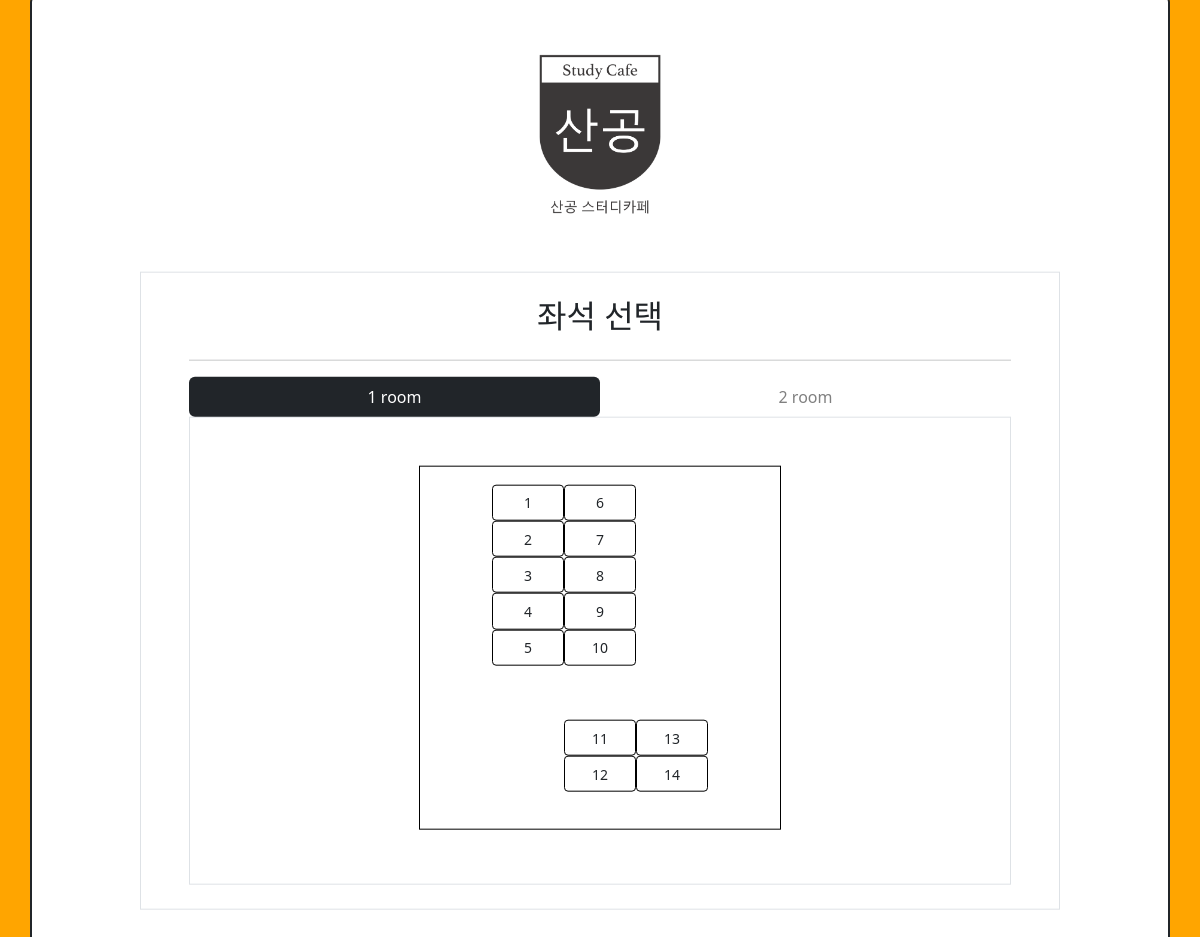
The app's page /seat.php (signed in) with its own data.
### tables this page shows
create table P_ROOM(
Room_id int auto_increment primary key,
`Name` varchar(20) not null,
Width int not null,
Height int not null,
constraint Width_ck check(Width>0 and Width<=100),
constraint Height_ck check(Height>0 and Height<=100)
);

create table P_SEAT( 
Seat_id int auto_increment primary key,
Room_id int not null,
Width int not null,
Height int not null,
X int not null,
Y int not null,
constraint seat_FK foreign key(Room_id)
references P_ROOM(Room_id),
constraint X_ck check(X>=0 and X<=100),
constraint Y_ck check(Y>=0 and Y<=100)
);

### seat.php (the view, shortened to what this page needs)
<?php
$ticket_type=$_GET['ticket_type'];
$ticket_id=$_GET['ticket_id'];
?>
<!DOCTYPE html>
<html lang="ko">
<head>
  <link href="https://cdn.jsdelivr.net/npm/bootstrap@5.2.3/dist/css/bootstrap.min.css" rel="stylesheet">
  <link rel="stylesheet" href="https://cdn.jsdelivr.net/npm/bootstrap-icons@1.7.1/font/bootstrap-icons.css">
  <link rel="stylesheet" href="styles/style.css">
  <link rel="stylesheet" href="styles/seat.css">
</head>
<body>
  <div class="container-sm center">
    <img src="images/logo.png" id="logo">
    <div class="justify-content-center border py-4 px-5 m-5">
      <h2 class="text-center mb-4">좌석 선택</h2>
      <hr />
      <ul class="nav nav-pills nav-justified" id="pills-tab" role="tablist">
      <?php
      try {
        $mysqli = connect();
        $query = "SELECT DISTINCT * FROM P_ROOM;";
        $res = mysqli_query($mysqli, $query);
        $rows_room = $res->fetch_all(MYSQLI_ASSOC);
        $active='active';
        foreach ($rows_room as $row){
          $room_id = $row['Room_id'];
          $name = $row['Name'];
          echo "
          <li class='col nav-item $active' role='presentation'>
            <button class='nav-link $active' data-bs-toggle='pill' data-bs-target='#pills-$room_id'
            type='button' role='tab' aria-controls='pills-$room_id'>$name</button>
          </li>
          ";
          $active='';
        }
      } catch (Exception $e){
        echo $query;
        echo $e;
      }
      ?>
      </ul>
      <div class="tab-content text-center border p-5" id="pills-tabContent">
        <?php
        $active='active';
          foreach ($rows_room as $row_room){
            $room_id = $row_room['Room_id'];
            $room_width = $row_room['Width'];
            $room_height = $row_room['Height'];
            try {
            $query = "SELECT * FROM P_SEAT WHERE Room_id=$room_id;";
            $res = mysqli_query($mysqli, $query);
            $rows_seat = $res->fetch_all(MYSQLI_ASSOC);
            echo "<div class='tab-pane fade show $active' id='pills-$room_id' role='tabpanel'>
            <div class='room' style='width: $room_width%; padding-bottom:$room_height%;'>";
            foreach ($rows_seat as $row){
              $seat_id = $row['Seat_id'];
              $width = $row['Width'];
              $height = $row['Height'];
              $x = $row['X'];
              $y = $row['Y'];
              $style = "width:$width%; height:$height%; left:$x%; top:$y%;";
              echo "
                <a href='./payment.php?ticket_type=$ticket_type&ticket_id=$ticket_id&seat_id=$seat_id'>
                <button class='seat btn btn-sm btn-outline-dark' style='$style'>$seat_id</button>
                </a>
                ";
            }
            echo "</div>";
            echo "</div>";
            $active = '';
            } catch(Exception $e){
              echo $query;
              echo $e;
            }
          }
        ?>
      </div>
    </div>
  </div>
</body>
</html>

### styles/style.css (style rules this page uses)
.center { position: absolute; top: 50%; left: 50%; transform: translate(-50%, -50%); background-color: white; border-radius: 10px; padding: 5%; border: 2px solid #212529; }
#logo { text-align: center; margin-bottom: 20px; display: block; margin-left: auto; margin-right: auto; width:15%; min-width: 150px; }
body { background-color: orange; }

### styles/seat.css (style rules this page uses)
.room { border: 0.1em solid black; display: inline-block; position: relative; max-height: 50px; }
.seat { border: 1px solid black; position:absolute; }
.nav-link { color: gray; }
.nav-pills .nav-link.active, .nav-pills .show>.nav-link { background-color: #212529; color: white; }

### records on screen
p_room: Name "1 room", $room_width 50 (drawn)
p_room: Name "2 room"
p_seat: Seat_id "1"
p_seat: Seat_id "2"
p_seat: Seat_id "3"
p_seat: Seat_id "4"
p_seat: Seat_id "5"
p_seat: Seat_id "6"
p_seat: Seat_id "7"
p_seat: Seat_id "8"
p_seat: Seat_id "9"
p_seat: Seat_id "10"
p_seat: Seat_id "11"
p_seat: Seat_id "12"
p_seat: Seat_id "13"
p_seat: Seat_id "14"
